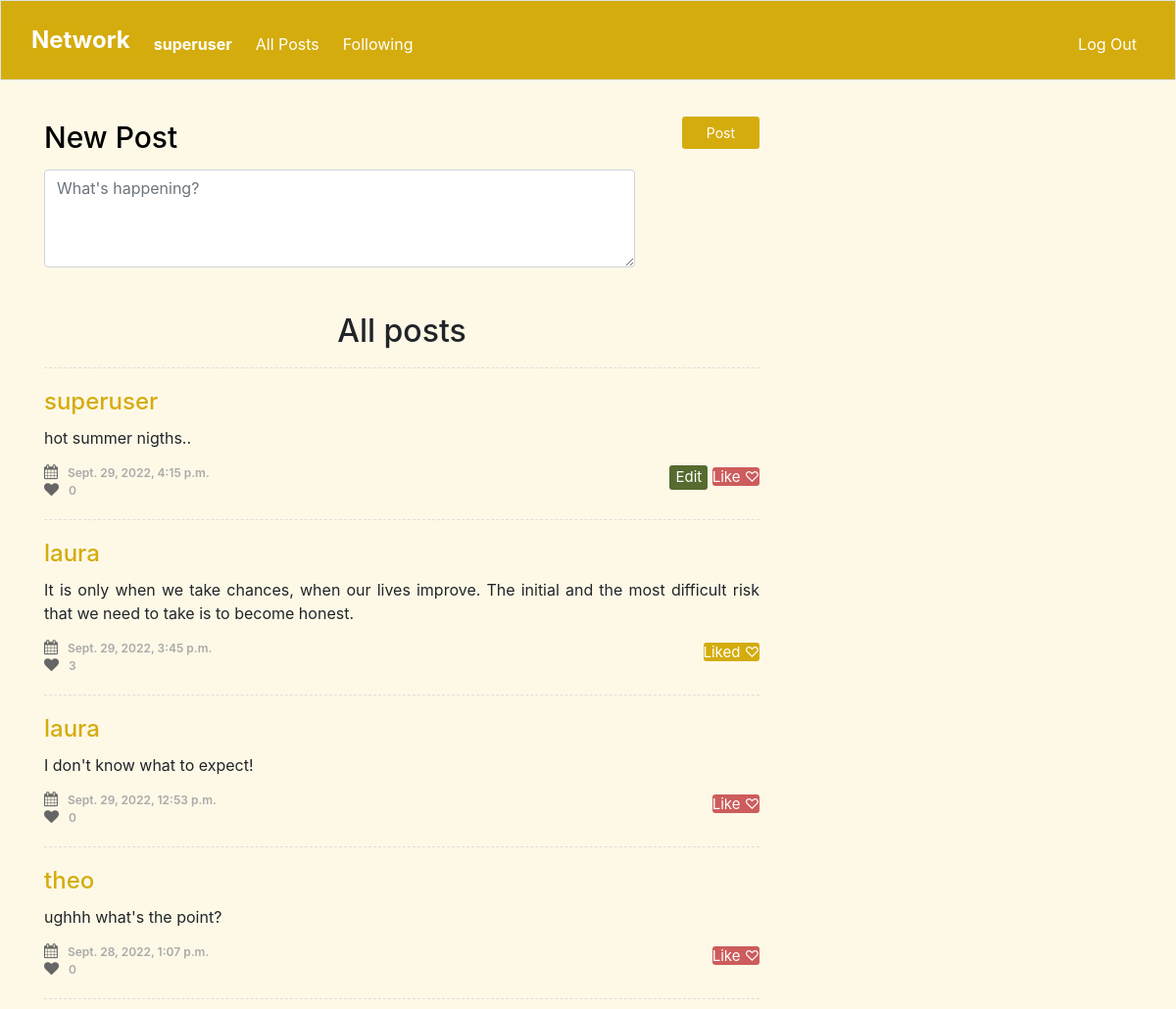
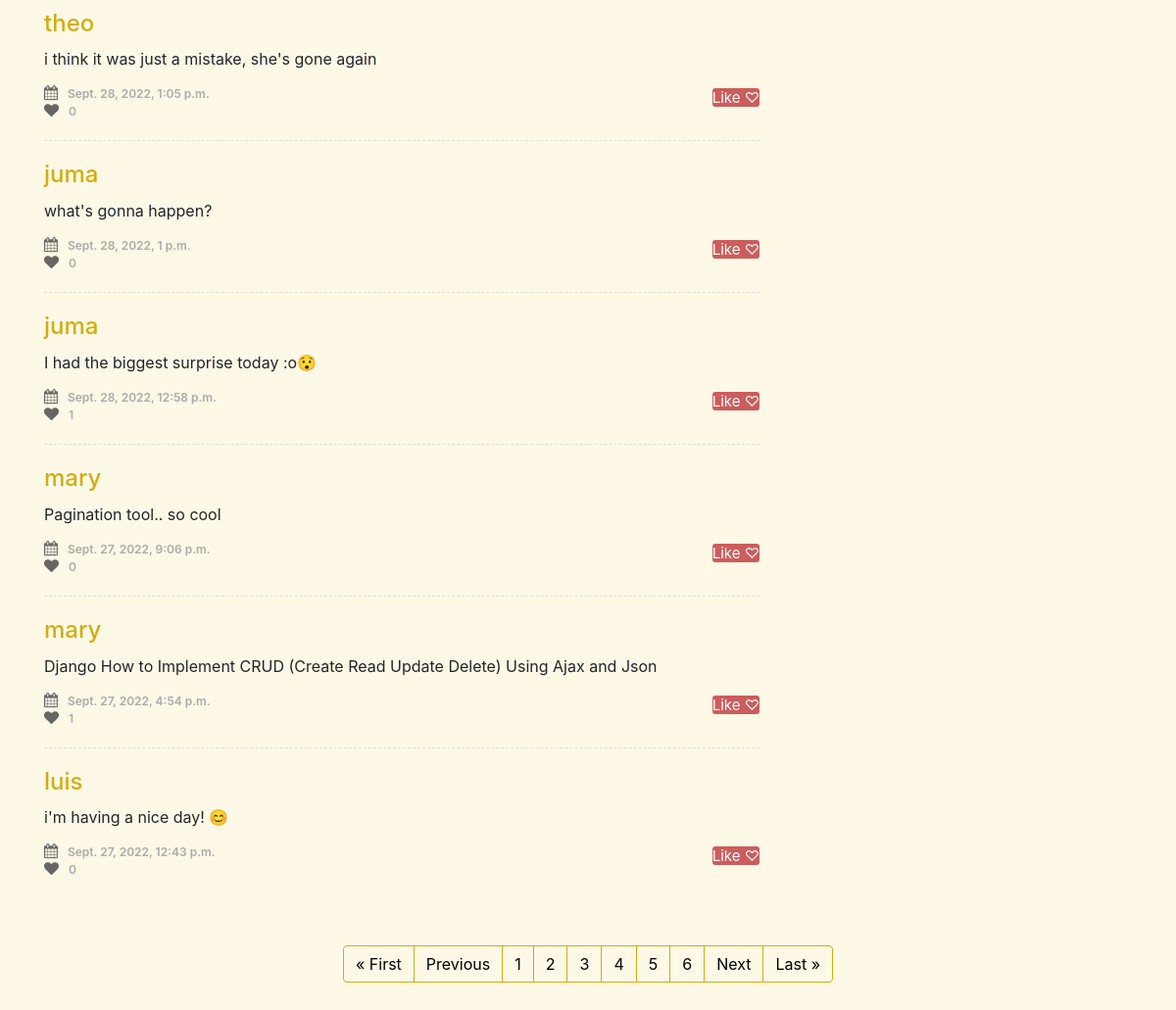
Page /all?page=2 (signed in) on the committed database (2 pictures, top to bottom).
### network/models.py (models this page shows, shortened)
class User(AbstractUser):
    pass

class Posts(models.Model):
    id = models.IntegerField(primary_key=True, editable=False)
    data = models.DateTimeField(default=datetime.datetime.now)
    texto = models.CharField(max_length=900)
    dono = models.ForeignKey(User, on_delete=models.CASCADE, related_name="user_postou")
    likes = models.ManyToManyField(User, related_name="like", default=None, blank=True)
    like_count = models.BigIntegerField(default="0")

### network/views.py (the view, shortened to what this page needs)
# urls.py: path("all", views.all, name="all"),
@login_required(login_url="/login")  # redirect when user is not logged in
def all(request):
    contents = Posts.objects.all()
    already_liked = []
    id = request.user.id
    for content in contents:
        if content.likes.filter(id=id).exists():
            already_liked.append(content.id)
    data = (
        Posts.objects.values(
            "texto", "data", "dono_id__username", "dono__id", "like_count", "id"
        )
        .order_by("-data")
        .distinct()
    )
    p = Paginator(data, 10)
    page = request.GET.get("page")
    todas = p.get_page(page)
    nums = " " * todas.paginator.num_pages
    return render(
        request,
        "network/index.html",
        {"posts": data, "already_liked": already_liked, "todas": todas, "nums": nums, "title":"All posts"},
    )

### network/templates/network/index.html (shortened to what this page needs)
{% extends "network/layout.html" %}
{% block body %}
    <section class="content-item" id="comments">
        <div class="container">
            <div class="row">
                <div class="col-sm-8">
                    {% include 'network/formulario.html' %}
                    <h2 style="padding-top:0px;">{{title}}</h2>
                    {% for post in todas %}
                        <div class="media">
                            <div class="media-body">
                                <h4><a href="{% url 'profile' post.dono__id %}">{{post.dono_id__username}}</a></h4>
                                <p class="texto">{{post.texto}}</p>
                                <ul class="list-unstyled list-inline media-detail pull-left">
                                    <li><i class="fa fa-calendar"></i>{{post.data}}</li>
                                    <li><i class="fa fa-heart"></i><span id="like_count" class="{{post.id}}" value="{{post.like_count}}">{{post.like_count}}</span></li>
                                </ul>
                                {% if user.is_authenticated %}
                                <ul class="list-unstyled list-inline media-detail pull-right">
                                    {% if post.dono_id__username == user.username %}
                                        <button class="btn-secondary2 edit-review" id="edit"><a href="{% url 'edit' post.id %}" style="text-decoration:none; color:white;">Edit</a></button>
                                    {% endif %}
                                    {% if post.id in already_liked %}
                                        <a name="{{post.id}}" class="btn-secondary like-review" id="co" style="background-color:#D4AC0D;">Liked ♡</a>
                                    {% else %}
                                        <a name="{{post.id}}" class="btn-secondary like-review" id="co">Like ♡ </a>
                                    {% endif %}
                                </ul>
                                {% endif %}
                            </div>
                        </div>
                    {% endfor %}
                </div>
            </div>
            <br><br>
        </div>
        <nav aria-label="Page navigation example">
            <ul class="pagination justify-content-center">
          {% if todas.has_previous %}
              <li class="page-item"><a class="page-link" href="?page=1" style="background-color:#FEF9E7; color:black; border-color:#D4AC0D;">&laquo First</a></li>
              <li class="page-item"><a class="page-link" href="?page={{ todas.previous_page_number }}" style="background-color:#FEF9E7; color:black; border-color:#D4AC0D;">Previous</a></li>
          {% endif %}
          {% for i in nums %}
              <li class="page-item"><a class="page-link" href="?page={{ forloop.counter }}" style="background-color:#FEF9E7; color:black; border-color:#D4AC0D;">{{ forloop.counter }}</a></li>
          {% endfor %}
          {% if todas.has_next %}
              <li class="page-item"><a class="page-link" href="?page={{ todas.next_page_number }}" style="background-color:#FEF9E7; color:black; border-color:#D4AC0D;">Next</a></li>
              <li class="page-item"><a class="page-link" href="?page={{ todas.paginator.num_pages }}" style="background-color:#FEF9E7; color:black; border-color:#D4AC0D;">Last &raquo</a></li>
          {% endif %}
           </ul>
          </nav>
          <br/>
    </section>
{% endblock %}

### network/templates/network/layout.html (shortened to what this page needs)
{% load static %}
<!DOCTYPE html>
<html lang="en">
    <head>
        <link rel="stylesheet" href="https://stackpath.bootstrapcdn.com/bootstrap/4.4.1/css/bootstrap.min.css">
        <link href="{% static 'network/styles.css' %}" rel="stylesheet">
        <link rel="stylesheet" href="https://stackpath.bootstrapcdn.com/bootstrap/4.5.0/css/bootstrap.min.css">
        <link rel="stylesheet" href="https://maxcdn.bootstrapcdn.com/font-awesome/4.7.0/css/font-awesome.min.css">
    </head>
    <body style="background-color: #FEF9E7; padding: 0px;">
        <nav class="border navbar navbar-expand-md navbar-light sticky-top" style="background-color:#D4AC0D;">
            <div class="container-fluid">
                <a class="navbar-brand" href="{% url 'index' %}"><span class="logo" style="color:#fff; font-size:120%">
                    <b>Network</b></span>
                </a>
            <div class="collapse navbar-collapse" id="navbar">
                {% if user.is_authenticated %}
                <ul class="navbar-nav me-auto mt-2">
                    <li class="nav-item"><a class="nav-link" href="{% url 'profile' user.id %}" style="color:white;"><strong>{{ user.username }}</strong></a></li>
                </ul>
                {% endif %}
                <ul class="navbar-nav me-auto mt-2">
                    <li class="nav-link"><a class="nav-link" href="{% url 'all' %}" style="color:white;">All Posts</a></li>
                </ul>
                {% if user.is_authenticated %}
                    <ul class="navbar-nav me-auto mt-2">
                        <li class="nav-item"><a class="nav-link" href="{% url 'following' %}" style="color:white;">Following</a></li>
                    </ul>
                    <ul class="navbar-nav ml-auto mt-2">
                        <li class="nav-item"><a class="nav-link" href="{% url 'logout' %}" style="color:white;">Log Out</a></li>
                    </ul>
                {% else %}
                    <ul class="navbar-nav ml-auto mt-2">
                        <li class="nav-item"><a class="nav-link" href="{% url 'register' %}" style="color:white;">Register</a></li>
                        <li class="nav-item"><a class="nav-link" href="{% url 'login' %}" style="color:white;">Log In</a></li>
                    </ul>
                {% endif %}
                </div>
            </div>
          </nav>
        <div class="body">
            {% block body %}
            {% endblock %}
        </div>
    </body>
</html>

### network/templates/network/layout.html (style rules this page uses)
h2 { text-align:center; padding-top:10px; padding-bottom:10px; }

### network/templates/network/index.html (style rules this page uses)
.content-item { padding:30px 0; }
#comments .media { border-top:1px dashed #DDDDDD; padding:20px 0; margin:0; }
#comments .media h4 { margin:0 0 10px; }
#comments .media h4 a { color:#D4AC0D; }
#comments .media p { margin-bottom:15px; text-align:justify; }
#comments .media-detail { margin:0; }
#comments .media-detail li { color:#AAAAAA; font-size:12px; padding-right: 10px; font-weight:600; }
#comments .media-detail .btn-secondary { text-align: center; background: #CD5C5C; border-radius: 3px; font-size: 15px; cursor: pointer; border: none; outline: none; color: white; text-decoration: none; -webkit-transition: 0.3s ease; transition: 0.3s ease; }
#comments .media-detail .btn-secondary2 { text-align: center; background: #556B2F; border-radius: 3px; font-size: 15px; cursor: pointer; border: none; outline: none; color: white; text-decoration: none; -webkit-transition: 0.3s ease; transition: 0.3s ease; }
#comments .media-detail li:last-child { padding-right:0; }
#comments .media-detail li i { color:#666666; font-size:15px; margin-right:10px; }

### rows in the picture
User: username "superuser"
Posts: dono_id__username "superuser", texto "hot summer nigths..", data "Sept. 29, 2022, 4:15 p.m.", like_count "0", shows "Edit"
Posts: dono_id__username "laura", texto "It is only when we take chances, when our lives improve. The initial and the most difficult risk that we need to take is to become honest.", data "Sept. 29, 2022, 3:45 p.m.", like_count "3"
Posts: dono_id__username "laura", texto "I don't know what to expect!", data "Sept. 29, 2022, 12:53 p.m.", like_count "0"
Posts: dono_id__username "theo", texto "ughhh what's the point?", data "Sept. 28, 2022, 1:07 p.m.", like_count "0"
Posts: dono_id__username "theo", texto "i think it was just a mistake, she's gone again", data "Sept. 28, 2022, 1:05 p.m.", like_count "0"
Posts: dono_id__username "juma", texto "what's gonna happen?", data "Sept. 28, 2022, 1 p.m.", like_count "0"
Posts: dono_id__username "juma", texto "I had the biggest surprise today :o😯", data "Sept. 28, 2022, 12:58 p.m.", like_count "1"
Posts: dono_id__username "mary", texto "Pagination tool.. so cool", data "Sept. 27, 2022, 9:06 p.m.", like_count "0"
Posts: dono_id__username "mary", texto "Django How to Implement CRUD (Create Read Update Delete) Using Ajax and Json", data "Sept. 27, 2022, 4:54 p.m.", like_count "1"
Posts: dono_id__username "luis", texto "i'm having a nice day! 😊", data "Sept. 27, 2022, 12:43 p.m.", like_count "0"

### other values in the picture
{{ title }} "All posts"
